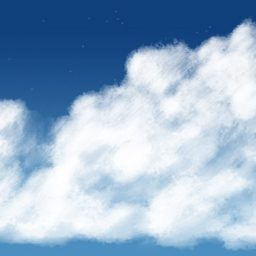
#> input picture images/img1.jpg, 256 x 256 px
$ python ex6.16.py
#> lines starting #> are read from the running program, lines starting #| are printed output that depends on the picture; after the words box and inside, x2 and y2 are one past the last pixel; in counts of white or black regions, pixels touching at a corner belong together
from PIL import Image
import numpy as np

Q_PARAMETER = 10
IMAGE_PATH = 'images/img1.jpg'

img = np.array(Image.open(IMAGE_PATH).convert('L'))
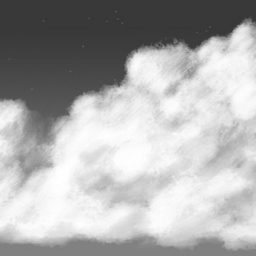
#> img: shape (256, 256); min 50, max 255, mean 172.6
img[0, 0] = int(round(img[0, 0] / Q_PARAMETER))
#> img: shape (256, 256); under 0.01% of pixels changed, all inside (x1, y1, x2, y2) = (0, 0, 1, 1)
start_flag = True
run = img[0, 0]
#> run = 6
length = 1
output = str(img.shape[0]) + 'x' + str(img.shape[1]) + '|' + str(Q_PARAMETER) + '|'
#> output = '256x256|10|'
for i in range(img.shape[0]):
    for j in range(img.shape[1]):
        if start_flag:
            start_flag = False
            continue
        img[i, j] = int(round(img[i, j] / Q_PARAMETER))
        if img[i, j] != run:
            if length != 1:
                output += str(run) + ',' + str(length) + ';'
                run = img[i, j]
                length = 1
            else:
                output += str(run) + ';'
                run = img[i, j]
        else:
            length += 1
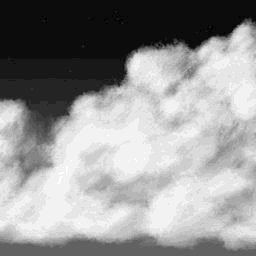
#> img: shape (256, 256); min 5, max 26, mean 17.3; drawn with min black and max white
#> after the loop, length = 535; run = 13; start_flag = False
file = open('compressed_img', 'w')
file.write(output)
file.close()

$ run again, with images/img2.jpg copied over images/img1.jpg
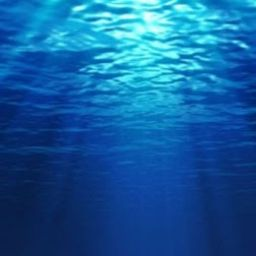
#> input picture images/img2.jpg, 256 x 256 px
#> `img = np.array(Image.open(IMAGE_PATH).convert('L'))`:
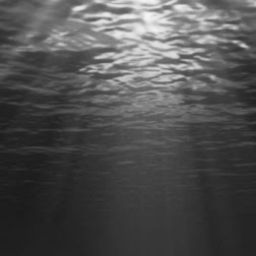
#> img: shape (256, 256); min 26, max 245, mean 79.2
#> `run = img[0, 0]`: run = 10
#> after the loop `for i in range(img.shape[0]):`:
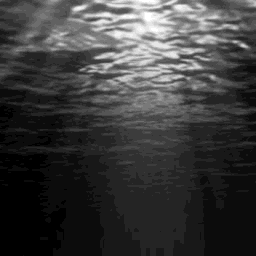
#> img: shape (256, 256); min 3, max 24, mean 7.9; drawn with min black and max white
#> after the loop `for i in range(img.shape[0]):`: length = 52; run = 4; start_flag = False

$ run again, with images/img3.jpg copied over images/img1.jpg
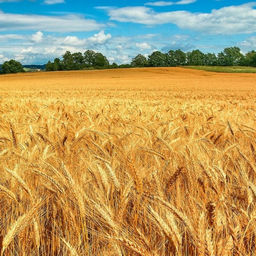
#> input picture images/img3.jpg, 256 x 256 px
#> `img = np.array(Image.open(IMAGE_PATH).convert('L'))`:
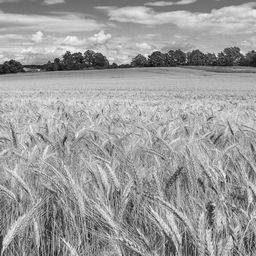
#> img: shape (256, 256); min 12, max 248, mean 156.6
#> `run = img[0, 0]`: run = 14
#> after the loop `for i in range(img.shape[0]):`: length = 1; run = 16; start_flag = False
